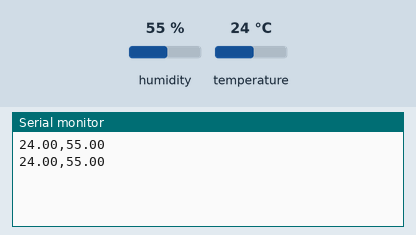
This sketch was run on a simulated Arduino Uno, built with avr-gcc and run on an emulated ATmega328P. Parts: the last lines printed to the serial monitor. Inputs (shaded band) come from the test bench; at power-on: humidity 55 %, temperature 24 °C.

Above: at 2.8 s.
2.9 s: humidity set to 22 %
At 5.3 s:
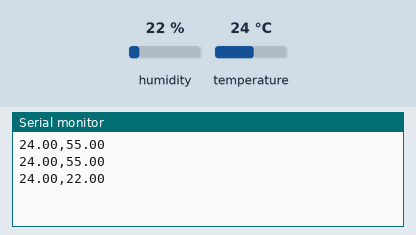
5.6 s: temperature set to 12 °C
At 6.8 s:
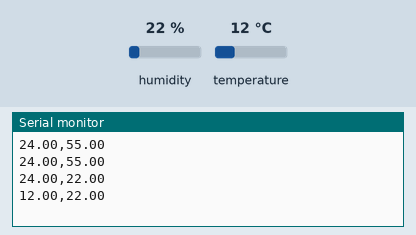
8.3 s: humidity set to 40 %
At 11.6 s:
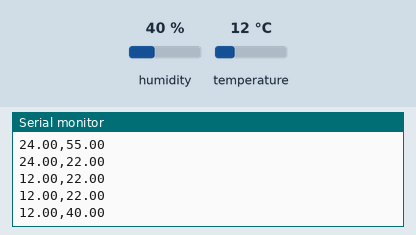
Timing chart, 0 to 13.1 s (numbered marks = the images above; inputs shaded):
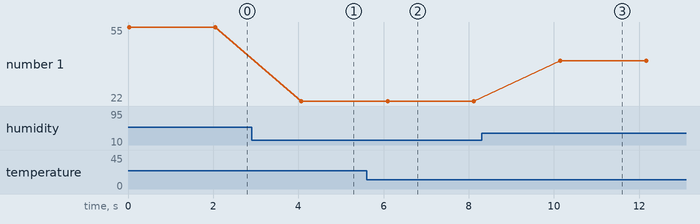

The sketch:

Arduino_Code.ino
```cpp
#include <DHT.h>

#define DHTPIN 2     // DHT11 data pin connected to digital pin 2
#define DHTTYPE DHT11

DHT dht(DHTPIN, DHTTYPE);

void setup() {
  Serial.begin(9600);
  dht.begin();
}

void loop() {
  float temperature = dht.readTemperature();
  float humidity = dht.readHumidity();

  // Send only valid data
  if (!isnan(temperature) && !isnan(humidity)) {
    Serial.print(temperature);
    Serial.print(",");
    Serial.println(humidity);
  }

  delay(2000); // Wait 2 seconds before sending again
}
```

Measured:
- after the input at 2.9 s, the serial monitor: prints a new line after 1.2 s (image 1)
- after the input at 5.6 s, the serial monitor: prints a new line after 0.50 s (image 2)
- after the input at 8.3 s, the serial monitor: prints a new line after 1.8 s (image 3)
- plotted number 1: 55 → 22 after the input at 2.9 s, 22 → 40 after the input at 8.3 s
